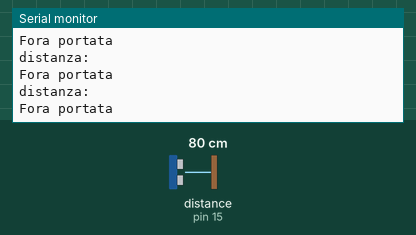
A sketch run on a simulated Arduino Uno, built with avr-gcc and run on an emulated ATmega328P. Parts: the last lines printed to the serial monitor. Wiring (inferred from the names in the program): ultrasonic range finder: trigger pin 14; echo pin 15. Inputs (shaded band) come from the test bench; at power-on: distance to the obstacle (sensor on pin 15) 80 cm. The echo pulse lasts 58.3 µs per cm.

Above: at 1.2 s.
1.3 s: distance to the obstacle (sensor on pin 15) set to 2 cm
At 1.74 s:
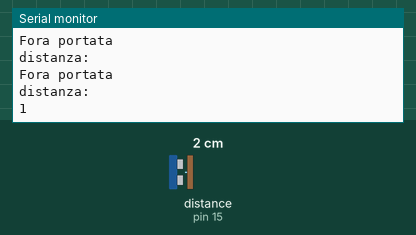
3.3 s: distance to the obstacle (sensor on pin 15) set to 4 cm
At 3.54 s:
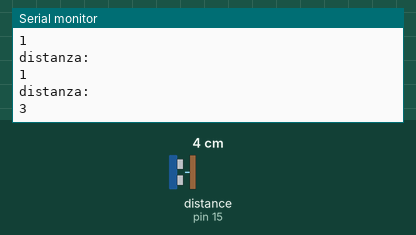

Measured:
- after the input at 1.3 s, the serial monitor: prints a new line after 0.24 s (image 1)
- after the input at 3.3 s, the serial monitor: prints a new line after 0.05 s (image 2)

The sketch:

sketch_mar15e.ino
```cpp
const int trig=14, echo=15;
long distanza, durata;

void setup() {
  Serial.begin(9600);
  pinMode (trig, OUTPUT);
  pinMode (echo, INPUT);
}

void loop() {
  digitalWrite(trig, 0);
  digitalWrite(trig, 1);
  delayMicroseconds(10);
  digitalWrite(trig, 0);

  durata=pulseIn(echo,1);

  distanza=0.034*durata/2;

  Serial.println("distanza: ");

  if(durata>3800){
    Serial.println("Fora portata ");
  }
  else{
    Serial.println(distanza);
  }
  delay(300);
}
```
